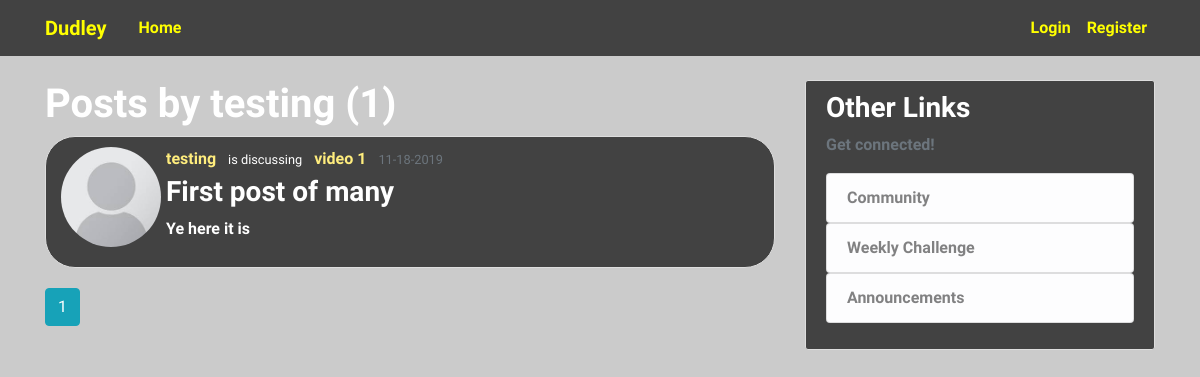
The page /user/testing on the database its author committed.
### files/models.py (models this page shows, shortened)
class User(db.Model, UserMixin):
    id = db.Column(db.Integer, primary_key=True)
    username = db.Column(db.String(20), unique=True, nullable=False)
    email = db.Column(db.String(120), nullable=True, unique=True)
    image_file = db.Column(db.String(20), nullable=False, default='default.jpg')
    password = db.Column(db.String(60), nullable=False)
    posts = db.relationship('Post', backref='author', lazy=True)
    roles = db.relationship(
        'Role',
        secondary=roles_users,
        backref=db.backref('users', lazy='dynamic')
    )

class Post(db.Model):
    id = db.Column(db.Integer, primary_key=True)
    title = db.Column(db.String(100), nullable=False)
    date_posted = db.Column(db.DateTime, nullable=False, default=datetime.utcnow)
    content = db.Column(db.Text, nullable=False)
    user_id = db.Column(db.Integer, db.ForeignKey('user.id'), nullable=False)

### files/users/routes.py (the view)
@users.route("/user/<string:username>")
def user_posts(username):
    page = request.args.get('page', 1, type=int)
    user = User.query.filter_by(username=username).first_or_404()
    posts = Post.query.filter_by(author=user)\
        .order_by(Post.date_posted.desc())\
        .paginate(page=page, per_page=5)
    return render_template('user_posts.html', posts=posts, user=user)

### files/templates/user_posts.html
{% extends "layout.html" %}
{% block content %}
<h1>Posts by {{user.username}} ({{ posts.total }})</h1>
    {% for post in posts.items %}
        <article class="media content-section round">
          <img class="rounded-circle article-img" src="{{ url_for('static', filename='profile_pics/' + post.author.image_file) }}">
          <div class="media-body">
              <div class="article-metadata">
                <a class="mr-2 userlinktag" href="{{ url_for('users.user_posts', username=post.author.username) }}">{{ post.author.username }}</a>
                <small class="mr-2 minor-text">is discussing</small>
                <a class="mr-2 userlinktag">video 1</a>
                <small class="text-muted">{{ post.date_posted.strftime('%m-%d-%Y') }}</small>
              </div>
            <h2><a class="article-title" href="{{url_for('posts.post', post_id=post.id)}}">{{ post.title }}</a></h2>
            <p class="article-content">{{ post.content }}</p>
          </div>
        </article>
    {% endfor %}
    {% for page_num in posts.iter_pages(left_edge=1, right_edge=1, left_current=1, right_current=2 ) %}
      {% if page_num %}
        {% if posts.page == page_num %}
          <a class='btn btn-info mb-4' href="{{url_for('users.user_posts', username=user.username, page=page_num)}}">{{ page_num }}</a>
        {% else %}
          <a class='btn btn-outline-info mb-4' href="{{url_for('users.user_posts', username=user.username, page=page_num)}}">{{ page_num }}</a>
        {% endif %}
      {% else %}
        ...
      {% endif %}
    {% endfor %}
{% endblock content %}

### files/static/landingpage.css (style rules this page uses)
html, body { font-size: 16px; height: 100%; margin: 0; }

### files/static/main.css (style rules this page uses)
body { background: #cbcbcb; color: white; margin-top: 5rem; font-family: 'Exo 2', sans-serif; font-weight: 600; }
h1, h2, h3, h4, h5, h6 { font-family: 'Exo 2', sans-serif; font-weight: 600; color: white; }
.content-section { background: #424242; padding: 10px 20px; border: 1px solid #dddddd; border-radius: 3px; margin-bottom: 20px; }
.article-title { font-size: 28px; color: white; }
.article-content { font-size: 16px; }
.article-img { height: 100px; width: 100px!important; transform: translateX(-5px); }
.userlinktag { color: #ffed7d!important; }
.round { border-radius: 30px!important; }

### rows shown on the page
User: username "testing"
Post: image_file (placeholder picture), author.username "testing", date_posted "11-18-2019", title "First post of many", content "Ye here it is"

### other values the page prints
{{ posts.total }} "1"
{{ page_num }} "1"
